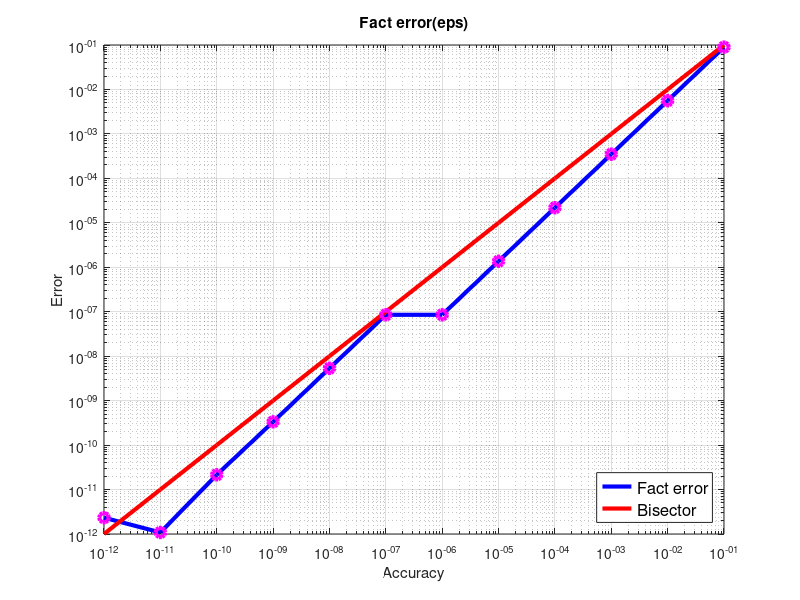
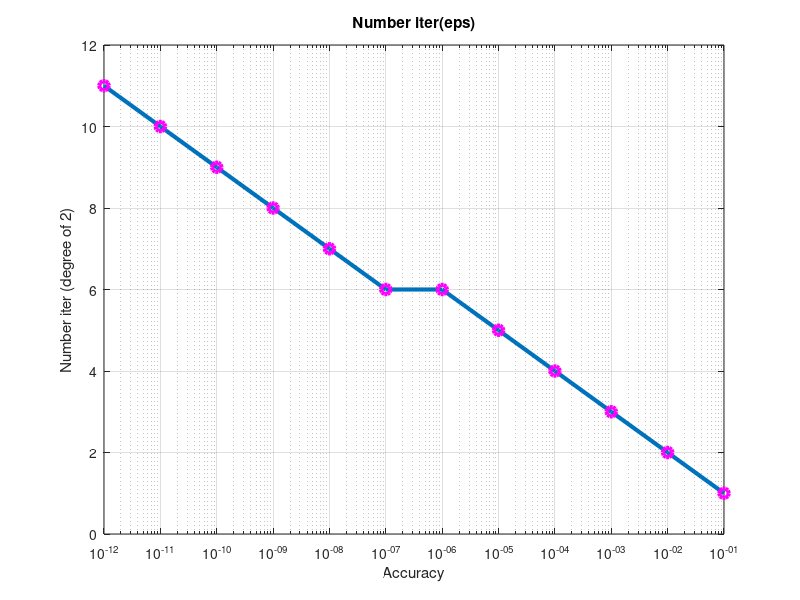
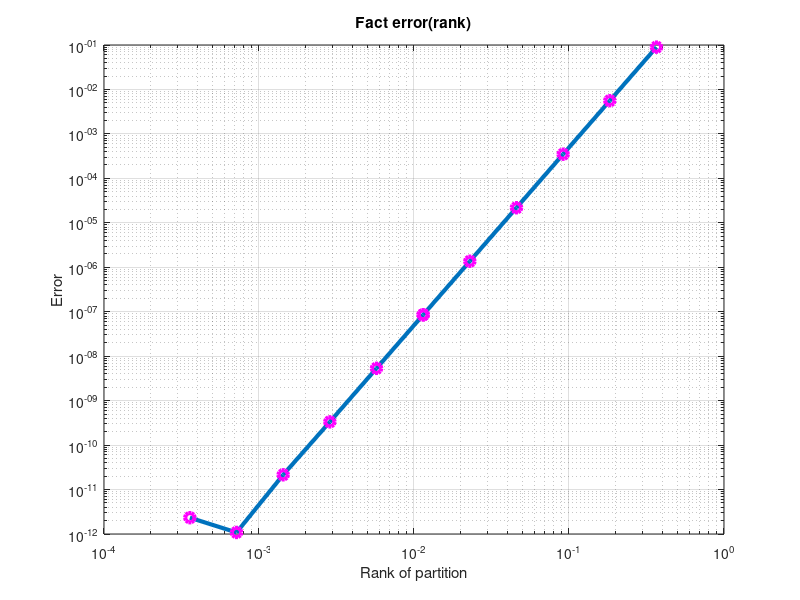

MATLAB code to generate these figures, in order:
n = 12;


fileID = fopen('error_and_iter_on_eps.txt', 'r');
formatSpec = '%f %f %d %f';
sizeA = [4 n];
A = fscanf(fileID, formatSpec, sizeA);
fclose(fileID);


figure;
loglog(A(1, 1:n), A(2, 1:n), 'LineWidth', 3, 'Color', 'b');
grid on;
hold on;
loglog(A(1, 1:n), A(1, 1:n), 'LineWidth', 3, 'Color', 'r');
hold on;
loglog(A(1, 1:n), A(2, 1:n), 'mo', 'MarkerSize', 7, 'LineWidth', 3);
title('Fact error(eps)');
xlabel('Accuracy');
ylabel('Error');
legend({'Fact error', 'Bisector'}, 'Location', 'southeast', 'Fontsize', 12);


figure;
semilogx(A(1, 1:n), A(3, 1:n), 'LineWidth', 3);
grid on;
hold on;
semilogx(A(1, 1:n), A(3, 1:n), 'mo', 'MarkerSize', 7, 'LineWidth', 3);
title('Number iter(eps)');
xlabel('Accuracy');
ylabel('Number iter (degree of 2)');


figure;
loglog(A(4, 1:n), A(2, 1:n), 'LineWidth', 3);
grid on;
hold on;
loglog(A(4, 1:n), A(2, 1:n), 'mo', 'MarkerSize', 7, 'LineWidth', 3);
title('Fact error(rank)');
xlabel('Rank of partition');
ylabel('Error');
hold on;

for i = 1:11
constant = (A(2, i + 1) - A(2, i)) / (A(4, i + 1) .^ 4 - A(4, i) .^ 4)
end
